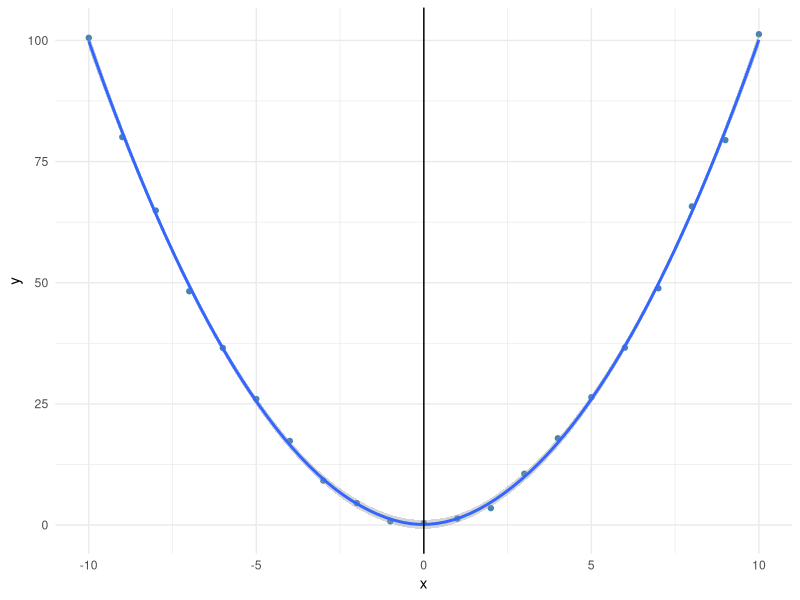

This chart was generated by the following R code:
library(tidyverse)
x <- -10:10
y <- x^2 + rnorm(21, 0, 1)

df <- tibble::tibble(x, y)
df

# Fazendo um grafico
df |> 
  ggplot(aes(x, y)) +
  geom_point(col = "steelblue") +
  geom_smooth() +
  theme_minimal() +
  geom_vline(xintercept = 0)

